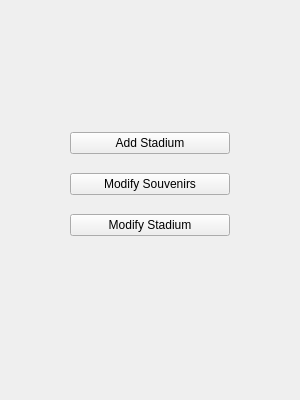
<?xml version="1.0" encoding="UTF-8"?>
<ui version="4.0">
 <class>adminMain</class>
 <widget class="QWidget" name="adminMain">
  <property name="geometry">
   <rect>
    <x>0</x>
    <y>0</y>
    <width>300</width>
    <height>400</height>
   </rect>
  </property>
  <property name="windowTitle">
   <string>Form</string>
  </property>
  <widget class="QWidget" name="verticalLayoutWidget">
   <property name="geometry">
    <rect>
     <x>70</x>
     <y>119</y>
     <width>160</width>
     <height>131</height>
    </rect>
   </property>
   <layout class="QVBoxLayout" name="verticalLayout">
    <item>
     <widget class="QPushButton" name="addStadium">
      <property name="text">
       <string>Add Stadium</string>
      </property>
     </widget>
    </item>
    <item>
     <widget class="QPushButton" name="modifySouvenirs">
      <property name="text">
       <string>Modify Souvenirs</string>
      </property>
     </widget>
    </item>
    <item>
     <widget class="QPushButton" name="modifyStadium">
      <property name="text">
       <string>Modify Stadium</string>
      </property>
     </widget>
    </item>
   </layout>
  </widget>
 </widget>
 <resources/>
 <connections/>
</ui>
